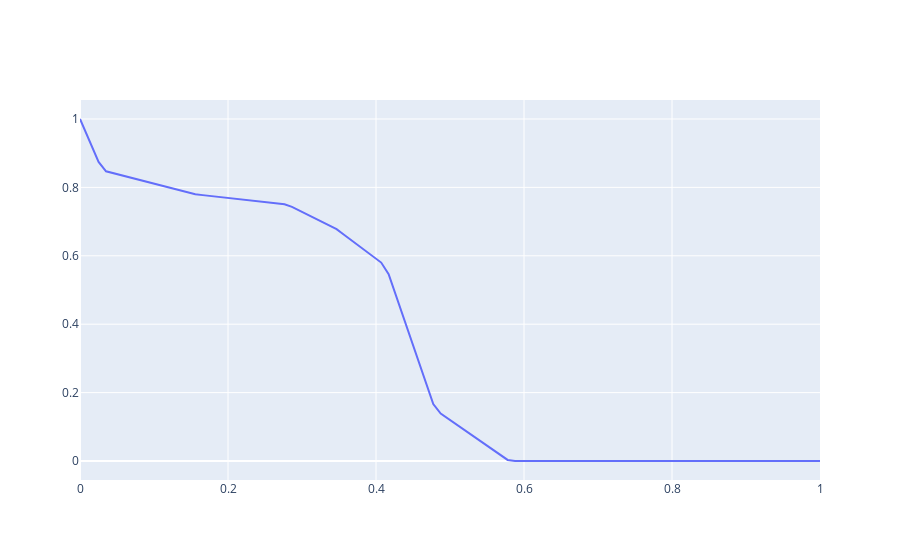

The notebook cell this image was saved under:
### Markdown cell above
Load the benchmark case:

### Code cell
import jetto_tools
import plotly.graph_objects as go
import numpy as np

template = jetto_tools.template.from_directory("../jetto/templates/spr45-v9")
exfile = jetto_tools.binary.read_binary_file(template.extra_files["jetto.ex"])

# Normalise ECRH to [0, 1]
benchmark_ecrh = exfile["QECE"][0] / np.max(exfile["QECE"][0])
xrho = exfile["XRHO"][0]

figure = go.Figure()
figure.add_trace(go.Scatter(x=xrho, y=benchmark_ecrh, name="SPR45-v9"))
